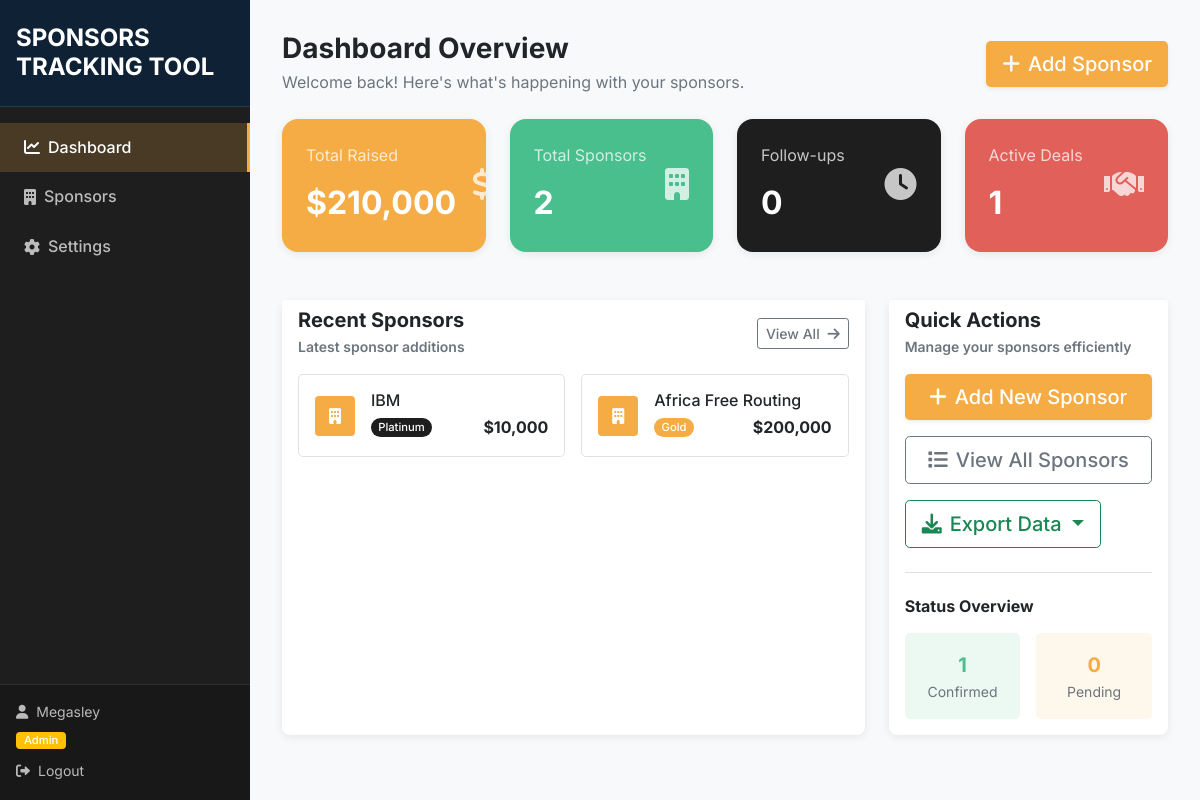
The page /dashboard (signed in) on the database its author committed.
### models.py (models this page shows, shortened)
class User(UserMixin, db.Model):
    id = db.Column(db.Integer, primary_key=True)
    username = db.Column(db.String(64), unique=True, nullable=False)
    email = db.Column(db.String(120), unique=True, nullable=False)
    password_hash = db.Column(db.String(256), nullable=False)
    role = db.Column(db.String(20), default='viewer')  # 'admin' or 'viewer'
    is_admin = db.Column(db.Boolean, default=False)  # Keep for backward compatibility
    created_at = db.Column(db.DateTime, default=datetime.utcnow)

class Sponsor(db.Model):
    id = db.Column(db.Integer, primary_key=True)
    name = db.Column(db.String(100), nullable=False)
    contact_person = db.Column(db.String(100))
    email = db.Column(db.String(120))
    phone = db.Column(db.String(20))
    website = db.Column(db.String(200))
    tier = db.Column(db.String(20), default='Silver')  # Gold, Silver, Platinum
    status = db.Column(db.String(20), default='Contacted')  # Confirmed, Contacted, Declined, Pending
    amount = db.Column(db.Float, default=0.0)
    logo_filename = db.Column(db.String(120))
    notes = db.Column(db.Text)
    created_at = db.Column(db.DateTime, default=datetime.utcnow)
    updated_at = db.Column(db.DateTime, default=datetime.utcnow, onupdate=datetime.utcnow)
    activities = db.relationship('Activity', backref='sponsor', lazy=True, cascade='all, delete-orphan')
    files = db.relationship('SponsorFile', backref='sponsor', lazy=True, cascade='all, delete-orphan')

### routes.py (the view)
@main_bp.route('/dashboard')
@login_required
def dashboard():
    stats = get_dashboard_stats()
    recent_sponsors = Sponsor.query.order_by(Sponsor.created_at.desc()).limit(5).all()
    return render_template('dashboard.html', stats=stats, recent_sponsors=recent_sponsors)

### auth.py (called while the page is built)
@login_manager.user_loader
def load_user(user_id):
    return User.query.get(int(user_id))

### utils.py (called while the page is built)
def get_dashboard_stats():
    total_sponsors = Sponsor.query.count()
    total_raised = Sponsor.query.with_entities(func.sum(Sponsor.amount)).scalar() or 0
    confirmed_sponsors = Sponsor.query.filter_by(status='Confirmed').count()
    upcoming_followups = Activity.query.filter_by(activity_type='follow_up').count()
    return {
        'total_sponsors': total_sponsors,
        'total_raised': total_raised,
        'confirmed_sponsors': confirmed_sponsors,
        'upcoming_followups': upcoming_followups
    }

### templates/dashboard.html (shortened to what this page needs)
{% extends "base_auth.html" %}
{% block content %}
<div class="d-flex justify-content-between align-items-center mb-4">
    <div>
        <h1 class="h3 mb-1 fw-bold text-dark">Dashboard Overview</h1>
        <p class="text-muted mb-0">Welcome back! Here's what's happening with your sponsors.</p>
    </div>
    <div>
        <a href="{{ url_for('main.add_sponsor') }}" class="btn btn-lg shadow-sm" style="background-color: var(--orange); border: none; color: white;">
            <i class="fas fa-plus me-2"></i>Add Sponsor
        </a>
    </div>
</div>
<div class="row g-4 mb-5">
    <div class="col-sm-6 col-lg-3">
        <div class="card stat-card stat-card-orange text-white h-100 shadow-sm">
            <div class="card-body p-4">
                <div class="d-flex align-items-center">
                    <div class="flex-grow-1">
                        <div class="fs-6 opacity-75 mb-2">Total Raised</div>
                        <div class="fs-2 fw-bold mb-0">${{ "{:,.0f}".format(stats.total_raised) }}</div>
                    </div>
                    <div class="ms-3">
                        <i class="fas fa-dollar-sign fa-2x opacity-75"></i>
                    </div>
                </div>
            </div>
        </div>
    </div>
    <div class="col-sm-6 col-lg-3">
        <div class="card stat-card stat-card-green text-white h-100 shadow-sm">
            <div class="card-body p-4">
                <div class="d-flex align-items-center">
                    <div class="flex-grow-1">
                        <div class="fs-6 opacity-75 mb-2">Total Sponsors</div>
                        <div class="fs-2 fw-bold mb-0">{{ stats.total_sponsors }}</div>
                    </div>
                    <div class="ms-3">
                        <i class="fas fa-building fa-2x opacity-75"></i>
                    </div>
                </div>
            </div>
        </div>
    </div>
    <div class="col-sm-6 col-lg-3">
        <div class="card stat-card stat-card-nero text-white h-100 shadow-sm">
            <div class="card-body p-4">
                <div class="d-flex align-items-center">
                    <div class="flex-grow-1">
                        <div class="fs-6 opacity-75 mb-2">Follow-ups</div>
                        <div class="fs-2 fw-bold mb-0">{{ stats.upcoming_followups }}</div>
                    </div>
                    <div class="ms-3">
                        <i class="fas fa-clock fa-2x opacity-75"></i>
                    </div>
                </div>
            </div>
        </div>
    </div>
    <div class="col-sm-6 col-lg-3">
        <div class="card stat-card stat-card-red text-white h-100 shadow-sm">
            <div class="card-body p-4">
                <div class="d-flex align-items-center">
                    <div class="flex-grow-1">
                        <div class="fs-6 opacity-75 mb-2">Active Deals</div>
                        <div class="fs-2 fw-bold mb-0">{{ stats.confirmed_sponsors or 0 }}</div>
                    </div>
                    <div class="ms-3">
                        <i class="fas fa-handshake fa-2x opacity-75"></i>
                    </div>
                </div>
            </div>
        </div>
    </div>
</div>
<div class="row g-4">
    <div class="col-lg-8">
        <div class="card shadow-sm border-0 h-100">
            <div class="card-header bg-white border-0 pb-0">
                <div class="d-flex justify-content-between align-items-center">
                    <div>
                        <h5 class="card-title mb-1 fw-bold">Recent Sponsors</h5>
                        <p class="text-muted mb-0 small">Latest sponsor additions</p>
                    </div>
                    <a href="{{ url_for('main.sponsors') }}" class="btn btn-sm btn-outline-secondary">
                        View All <i class="fas fa-arrow-right ms-1"></i>
                    </a>
                </div>
            </div>
            <div class="card-body pt-3">
                {% if recent_sponsors %}
                <div class="row g-3">
                    {% for sponsor in recent_sponsors[:6] %}
                    <div class="col-md-6">
                        <div class="border rounded-3 p-3 h-100 sponsor-card-hover">
                            <div class="d-flex align-items-center">
                                {% if sponsor.logo_filename %}
                                    <img src="{{ url_for('main.uploaded_file', filename=sponsor.logo_filename) }}"
                                         alt="{{ sponsor.name }}" class="sponsor-logo-small me-3 rounded-2">
                                {% else %}
                                    <div class="sponsor-logo-placeholder me-3 rounded-2" style="background-color: var(--orange); color: white;">
                                        <i class="fas fa-building"></i>
                                    </div>
                                {% endif %}
                                <div class="flex-grow-1 min-w-0">
                                    <h6 class="mb-1 fw-semibold text-truncate">{{ sponsor.name }}</h6>
                                    <div class="d-flex justify-content-between align-items-center">
                                        <span class="badge rounded-pill" style="background-color: {% if sponsor.tier == 'Gold' %}var(--orange){% elif sponsor.tier == 'Platinum' %}var(--nero){% else %}var(--green){% endif %}; color: white;">
                                            {{ sponsor.tier }}
                                        </span>
                                        <span class="fw-bold text-dark">${{ "{:,.0f}".format(sponsor.amount) if sponsor.amount else "0" }}</span>
                                    </div>
                                </div>
                            </div>
                        </div>
                    </div>
                    {% endfor %}
                </div>
                {% endif %}
            </div>
        </div>
    </div>
    <div class="col-lg-4">
        <div class="card shadow-sm border-0 h-100">
            <div class="card-header bg-white border-0 pb-0">
                <h5 class="card-title mb-1 fw-bold">Quick Actions</h5>
                <p class="text-muted mb-0 small">Manage your sponsors efficiently</p>
            </div>
            <div class="card-body pt-3">
                <div class="d-grid gap-3">
                    <a href="{{ url_for('main.add_sponsor') }}" class="btn btn-lg shadow-sm" style="background-color: var(--orange); border: none; color: white;">
                        <i class="fas fa-plus me-2"></i>Add New Sponsor
                    </a>
                    <a href="{{ url_for('main.sponsors') }}" class="btn btn-outline-secondary btn-lg">
                        <i class="fas fa-list me-2"></i>View All Sponsors
                    </a>
                    <div class="dropdown">
                        <button class="btn btn-outline-success btn-lg dropdown-toggle" type="button" data-bs-toggle="dropdown">
                            <i class="fas fa-download me-2"></i>Export Data
                        </button>
                    </div>
                </div>
                <div class="mt-4 pt-4 border-top">
                    <h6 class="fw-bold mb-3">Status Overview</h6>
                    <div class="row g-3">
                        <div class="col-6">
                            <div class="text-center p-3 rounded-3" style="background-color: rgba(72, 191, 140, 0.1);">
                                <div class="fw-bold fs-5" style="color: var(--green);">{{ stats.confirmed_sponsors or 0 }}</div>
                                <div class="small text-muted">Confirmed</div>
                            </div>
                        </div>
                        <div class="col-6">
                            <div class="text-center p-3 rounded-3" style="background-color: rgba(245, 172, 69, 0.1);">
                                <div class="fw-bold fs-5" style="color: var(--orange);">{{ stats.pending_sponsors or 0 }}</div>
                                <div class="small text-muted">Pending</div>
                            </div>
                        </div>
                    </div>
                </div>
            </div>
        </div>
    </div>
</div>
{% endblock %}

### templates/base_auth.html (shortened to what this page needs)
<!DOCTYPE html>
<html lang="en">
<head>
    <link href="https://cdn.jsdelivr.net/npm/bootstrap@5.1.3/dist/css/bootstrap.min.css" rel="stylesheet">
    <link href="https://cdnjs.cloudflare.com/ajax/libs/font-awesome/6.0.0/css/all.min.css" rel="stylesheet">
    <link href="{{ url_for('static', filename='css/style.css') }}" rel="stylesheet">
</head>
<body>
    <div class="app-container">
        <nav class="sidebar">
            <div class="sidebar-header">
                <h4 class="text-white fw-bold mb-0">SPONSORS TRACKING TOOL</h4>
            </div>
            <div class="sidebar-menu">
                <a href="{{ url_for('main.dashboard') }}"
                   class="sidebar-link {% if request.endpoint == 'main.dashboard' %}active{% endif %}">
                    <i class="fas fa-chart-line me-2"></i>Dashboard
                </a>
                <a href="{{ url_for('main.sponsors') }}"
                   class="sidebar-link {% if request.endpoint in ['main.sponsors', 'main.sponsor_detail', 'main.add_sponsor', 'main.edit_sponsor'] %}active{% endif %}">
                    <i class="fas fa-building me-2"></i>Sponsors
                </a>
                {% if current_user.role == 'admin' or current_user.is_admin %}
                <a href="{{ url_for('main.settings') }}"
                   class="sidebar-link {% if request.endpoint == 'main.settings' %}active{% endif %}">
                    <i class="fas fa-cog me-2"></i>Settings
                </a>
                {% endif %}
            </div>
            <div class="sidebar-footer">
                <div class="user-info">
                    <div class="username">
                        <i class="fas fa-user me-2"></i>{{ current_user.username }}
                    </div>
                    <div class="user-role">
                        <span class="badge bg-{{ 'warning' if current_user.role == 'admin' else 'info' }}">
                            {{ current_user.role.title() }}
                        </span>
                    </div>
                </div>
                <a href="{{ url_for('main.logout') }}" class="logout-link">
                    <i class="fas fa-sign-out-alt me-2"></i>Logout
                </a>
            </div>
        </nav>
        <div class="main-content">
            <main class="content-area">
                {% block content %}{% endblock %}
            </main>
        </div>
    </div>
</body>
</html>

### static/css/style.css (style rules this page uses)
:root { --nero: #1E1E1E; --orange: #F5AC45; --red: #E2605A; --green: #48BF8C; --gray-bg: #f8f9fa; --white: #ffffff; --light-gray: #e9ecef; --dark-gray: #6c757d; --success: #48BF8C; --danger: #E2605A; --warning: #F5AC45; --info: #48BF8C; }
body { font-family: 'Inter', -apple-system, BlinkMacSystemFont, 'Segoe UI', Roboto, sans-serif; background-color: var(--gray-bg); color: #212529; line-height: 1.6; margin: 0; padding: 0; overflow-x: hidden; }
.app-container { display: flex; min-height: 100vh; }
.sidebar { width: 250px; background-color: var(--nero); color: white; position: fixed; height: 100vh; left: 0; top: 0; z-index: 1000; display: flex; flex-direction: column; }
.sidebar-header { padding: 1.5rem 1rem; border-bottom: 1px solid rgba(255, 255, 255, 0.1); background-color: #0f2235; }
.sidebar-menu { flex: 1; padding: 1rem 0; }
.sidebar-link { display: flex; align-items: center; padding: 0.75rem 1.5rem; color: rgba(255, 255, 255, 0.7); text-decoration: none; transition: all 0.3s ease; font-weight: 500; border: none; background: none; width: 100%; text-align: left; }
.sidebar-link.active { background-color: rgba(245, 172, 69, 0.2); color: white; border-right: 3px solid var(--orange); }
.sidebar-footer { padding: 1rem; border-top: 1px solid rgba(255, 255, 255, 0.1); background-color: rgba(0, 0, 0, 0.2); }
.user-info { color: rgba(255, 255, 255, 0.7); font-size: 0.875rem; margin-bottom: 0.5rem; }
.user-info .username { margin-bottom: 0.3rem; }
.user-info .user-role { margin-top: 0.3rem; }
.user-info .user-role .badge { font-size: 0.7rem; padding: 0.2rem 0.5rem; }
.logout-link { color: rgba(255, 255, 255, 0.7); text-decoration: none; font-size: 0.875rem; transition: color 0.3s ease; }
.main-content { margin-left: 250px; flex: 1; min-height: 100vh; background-color: var(--gray-bg); }
.content-area { padding: 2rem; }
.card { border: none; box-shadow: 0 0.125rem 0.25rem rgba(0, 0, 0, 0.075); border-radius: 0.5rem; transition: box-shadow 0.15s ease-in-out; }
.card-header { border-bottom: 1px solid var(--light-gray); font-weight: 600; }
.stat-card { border-radius: 1rem; overflow: hidden; }
.stat-card .card-body { padding: 1.5rem; }
.stat-card-orange { background-color: var(--orange) !important; }
.stat-card-green { background-color: var(--green) !important; }
.stat-card-nero { background-color: var(--nero) !important; }
.stat-card-red { background-color: var(--red) !important; }
.sponsor-card-hover { transition: all 0.3s ease; cursor: pointer; }
.stat-card { transition: all 0.3s ease; border: none !important; }
.card.shadow-sm { box-shadow: 0 2px 8px rgba(0, 0, 0, 0.08) !important; transition: all 0.3s ease; }
.btn { transition: all 0.3s ease; font-weight: 500; }
.badge.rounded-pill { font-size: 0.7rem !important; padding: 0.35em 0.65em; font-weight: 500; }
.sponsor-logo-placeholder, .sponsor-logo-placeholder-medium, .sponsor-logo-placeholder-large { display: inline-flex; align-items: center; justify-content: center; background-color: var(--light-gray); color: var(--dark-gray); border-radius: 0.375rem; }
.sponsor-logo-placeholder { width: 40px; height: 40px; font-size: 1rem; }
.badge { font-weight: 500; font-size: 0.75rem; padding: 0.375rem 0.75rem; }

### rows shown on the page
User: username "Megasley", role "Admin"
Sponsor: name "IBM", tier "Platinum", amount "10,000"
Sponsor: name "Africa Free Routing", tier "Gold", amount "200,000"

### other values the page prints
{{ "{:,.0f}".format(stats.total_raised) }} "210,000"
{{ stats.total_sponsors }} "2"
{{ stats.upcoming_followups }} "0"
{{ stats.confirmed_sponsors or 0 }} "1"
{{ stats.pending_sponsors or 0 }} "0"
